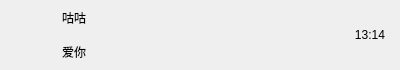
<?xml version="1.0" encoding="UTF-8"?>
<ui version="4.0">
 <class>ChatUserItemWidget</class>
 <widget class="QWidget" name="ChatUserItemWidget">
  <property name="geometry">
   <rect>
    <x>0</x>
    <y>0</y>
    <width>400</width>
    <height>70</height>
   </rect>
  </property>
  <property name="minimumSize">
   <size>
    <width>0</width>
    <height>70</height>
   </size>
  </property>
  <property name="maximumSize">
   <size>
    <width>16777215</width>
    <height>70</height>
   </size>
  </property>
  <property name="windowTitle">
   <string>Form</string>
  </property>
  <layout class="QHBoxLayout" name="horizontalLayout">
   <property name="spacing">
    <number>5</number>
   </property>
   <property name="leftMargin">
    <number>5</number>
   </property>
   <property name="topMargin">
    <number>2</number>
   </property>
   <property name="rightMargin">
    <number>5</number>
   </property>
   <property name="bottomMargin">
    <number>2</number>
   </property>
   <item>
    <widget class="QWidget" name="icon_wid" native="true">
     <property name="minimumSize">
      <size>
       <width>50</width>
       <height>50</height>
      </size>
     </property>
     <property name="maximumSize">
      <size>
       <width>50</width>
       <height>50</height>
      </size>
     </property>
     <layout class="QHBoxLayout" name="horizontalLayout_2">
      <property name="spacing">
       <number>0</number>
      </property>
      <property name="leftMargin">
       <number>0</number>
      </property>
      <property name="topMargin">
       <number>0</number>
      </property>
      <property name="rightMargin">
       <number>0</number>
      </property>
      <property name="bottomMargin">
       <number>0</number>
      </property>
      <item>
       <widget class="QLabel" name="icon_lb">
        <property name="minimumSize">
         <size>
          <width>45</width>
          <height>45</height>
         </size>
        </property>
        <property name="maximumSize">
         <size>
          <width>45</width>
          <height>45</height>
         </size>
        </property>
        <property name="text">
         <string/>
        </property>
       </widget>
      </item>
     </layout>
    </widget>
   </item>
   <item>
    <widget class="QWidget" name="user_info_wid" native="true">
     <layout class="QVBoxLayout" name="verticalLayout">
      <property name="leftMargin">
       <number>2</number>
      </property>
      <property name="topMargin">
       <number>2</number>
      </property>
      <property name="rightMargin">
       <number>2</number>
      </property>
      <property name="bottomMargin">
       <number>2</number>
      </property>
      <item>
       <widget class="QLabel" name="user_name_lb">
        <property name="text">
         <string>咕咕</string>
        </property>
       </widget>
      </item>
      <item>
       <widget class="QLabel" name="user_chat_lb">
        <property name="text">
         <string>爱你</string>
        </property>
       </widget>
      </item>
     </layout>
    </widget>
   </item>
   <item>
    <widget class="QWidget" name="time_wid" native="true">
     <property name="minimumSize">
      <size>
       <width>50</width>
       <height>50</height>
      </size>
     </property>
     <property name="maximumSize">
      <size>
       <width>50</width>
       <height>50</height>
      </size>
     </property>
     <layout class="QVBoxLayout" name="verticalLayout_2">
      <property name="spacing">
       <number>0</number>
      </property>
      <property name="leftMargin">
       <number>0</number>
      </property>
      <property name="topMargin">
       <number>0</number>
      </property>
      <property name="rightMargin">
       <number>0</number>
      </property>
      <property name="bottomMargin">
       <number>0</number>
      </property>
      <item>
       <widget class="QLabel" name="time_lb">
        <property name="text">
         <string>13:14</string>
        </property>
        <property name="alignment">
         <set>Qt::AlignmentFlag::AlignCenter</set>
        </property>
       </widget>
      </item>
     </layout>
    </widget>
   </item>
  </layout>
 </widget>
 <resources/>
 <connections/>
</ui>
